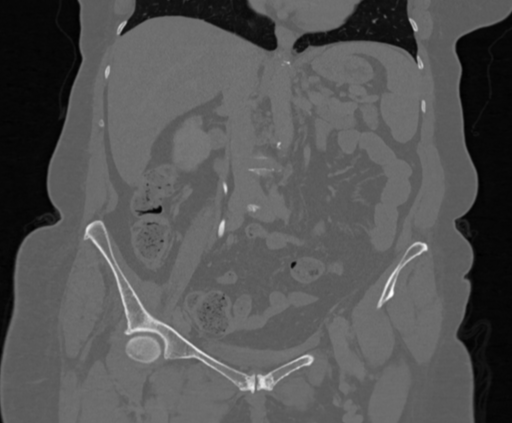
#> input picture criptografia/DATASET_dicom_pixel/pixel_slice_224.png, 512 x 423 px, given in place of pixel_slice_218.png, which was not available
$ jupyter execute --allow-errors utils_fourier_spectrum.ipynb   (text cells are left out)
#> lines starting #> are read from the running program, lines starting #| are printed output that depends on the picture; pictures that were not available may be replaced by others from this repository, and a replacement may not be noted
#> further down, image is the input picture: shape (423, 512); min 0, max 255, mean 85.1
#> `magnitude_spectrum = 20 * np.log(np.abs(fshift))`:
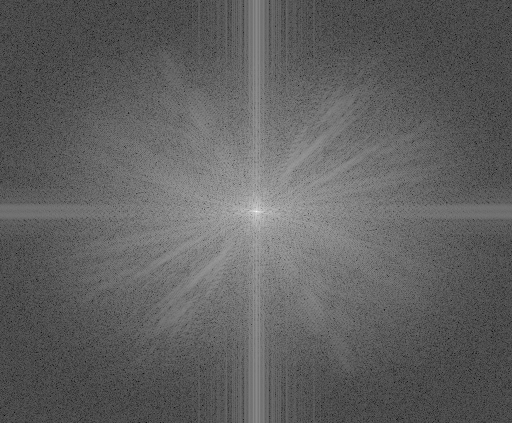
#> magnitude_spectrum: shape (423, 512) float64; min -2.77, max 334.6, mean 125.3; drawn with min black and max white
#> `cv2.imwrite(spectrum_original_path, magnitude_spectrum)`:
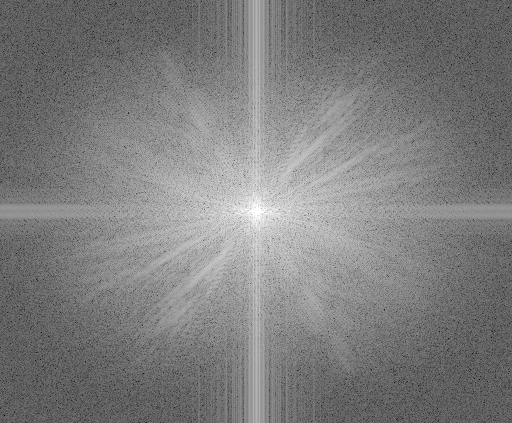
#> saved as spectrum_slice_218.png: shape (423, 512); min 0, max 255, mean 125.3
#> pass 2 of the loop `for slice in range(218, 391):`:
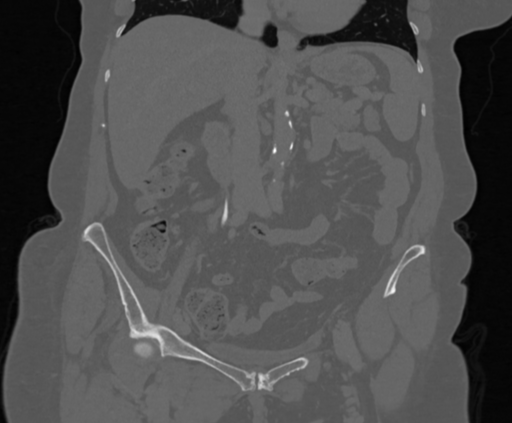
#> input picture criptografia/DATASET_dicom_pixel/pixel_slice_219.png, 512 x 423 px, found by its file name
#> image is the input picture: shape (423, 512); min 0, max 255, mean 79.7
#> `magnitude_spectrum = 20 * np.log(np.abs(fshift))`:
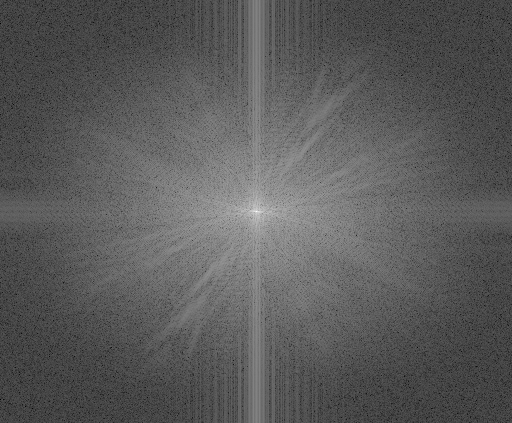
#> magnitude_spectrum: shape (423, 512) float64; min 8.47, max 333.3, mean 124.2; drawn with min black and max white
#> `cv2.imwrite(spectrum_original_path, magnitude_spectrum)`:
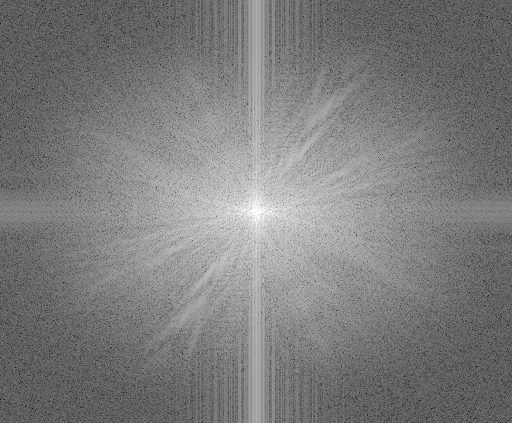
#> saved as spectrum_slice_219.png: shape (423, 512); min 8, max 255, mean 124.2
[cell 1]
import os
import cv2
import numpy as np
import matplotlib.pyplot as plt
import pydicom

#> (a cell that did not finish here is left out)

#> (a cell that did not finish here is left out)
